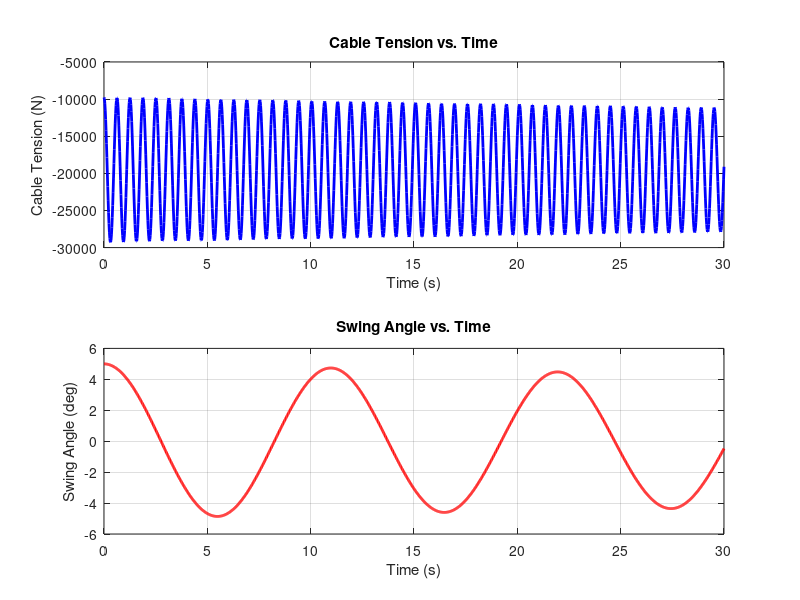
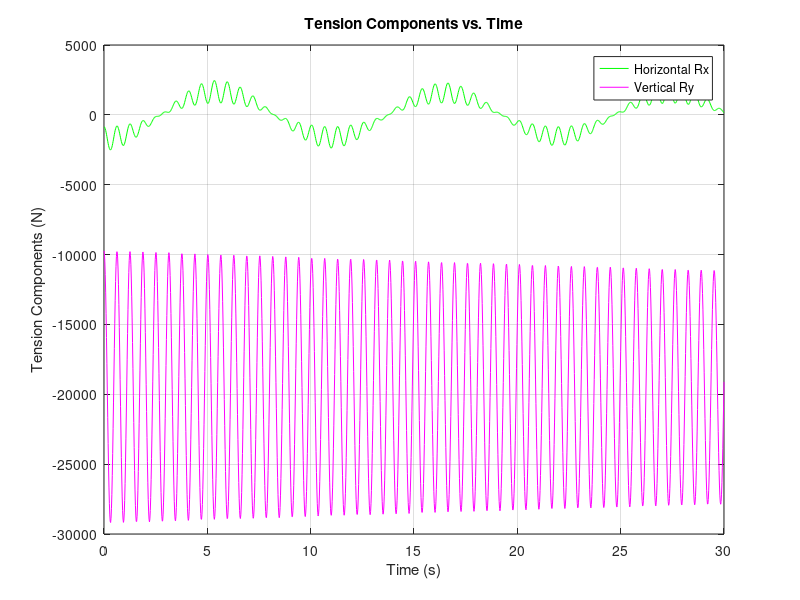
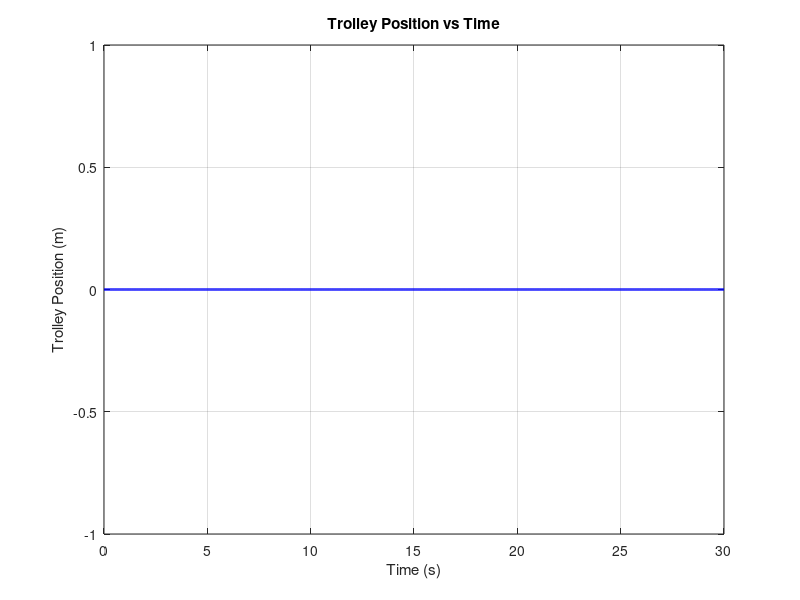
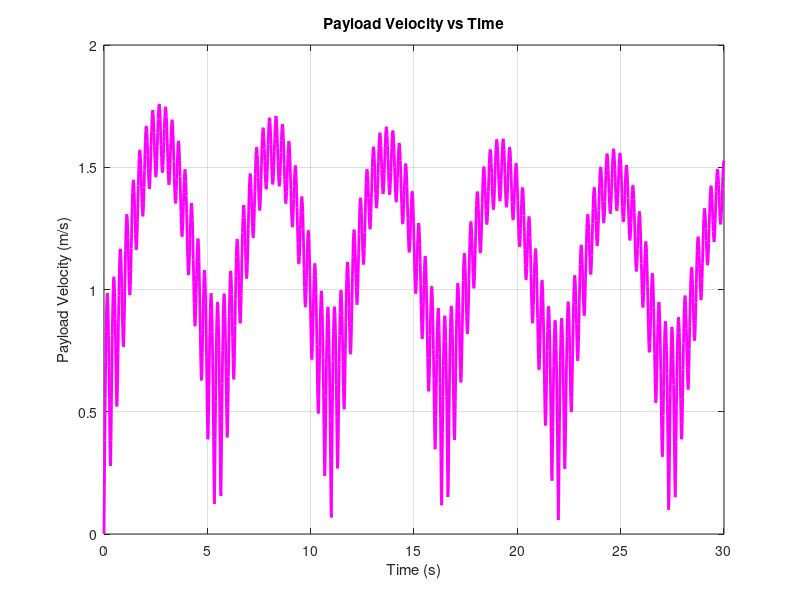

The MATLAB source for these figures, in order:
%% Pendulum with Variable Cable Length, Stiffness, Damping, and Tension Calculation
% Parameters
g = 9.81;      % Gravity (m/s^2)
m = 1000;      % Payload mass (kg)
k = 1e5;       % Cable stiffness (N/m)
c = 10;        % Damping coefficient (N·s/m)
r0 = 30;       % Unstretched cable length (m)
theta0 = 5;    % Initial angle in degrees
t0 = 0;        % Start time (s)
tf = 30;       % End time (s)
dt = 0.02;     % Time step (s)

% Initial conditions (r, theta, r_dot, theta_dot)
IC = [r0; deg2rad(theta0); 0; 0];

% ODE function for variable-length pendulum with spring/damp
function dy = pendulum_ode(~, y)
    % y = [r; theta; r_dot; theta_dot]
    g = 9.81;
    m = 1000;
    k = 1e5;
    c = 10;
    r0 = 30;
    r = y(1);
    theta = y(2);
    r_dot = y(3);
    theta_dot = y(4);

    dy = zeros(4,1);
    dy(1) = r_dot;
    dy(2) = theta_dot;
    dy(3) = r*theta_dot^2 ...
          - (k/m)*(r - r0) ...
          - (c/m)*r_dot ...
          - g*cos(theta);
    dy(4) = -2*r_dot*theta_dot/r ...
          - (c/m)*theta_dot ...
          - (g/r)*sin(theta);
end

% Solve using ode45
tspan = t0:dt:tf;
[t, y] = ode45(@pendulum_ode, tspan, IC);

% Extract variables
r = y(:,1);
theta = y(:,2);
r_dot = y(:,3);
theta_dot = y(:,4);

% Cable tension
T = m*(r.*theta_dot.^2 - g*cos(theta)) + k.*(r - r0);

% Horizontal and vertical tension components
Rx = T .* sin(theta);
Ry = T .* cos(theta);

% Payload velocity
V = sqrt( (r_dot).^2 + (r.*theta_dot).^2 );

% Plot cable tension versus time and angle, like in thesis
figure;
subplot(2,1,1);
plot(t, T, 'b', 'LineWidth', 2);
xlabel('Time (s)');
ylabel('Cable Tension (N)');
grid on;
title('Cable Tension vs. Time');

subplot(2,1,2);
plot(t, theta*180/pi, 'r', 'LineWidth', 2);
xlabel('Time (s)');
ylabel('Swing Angle (deg)');
grid on;
title('Swing Angle vs. Time');

% Optional: plot horizontal and vertical components
figure;
plot(t, Rx, 'g', t, Ry, 'm');
xlabel('Time (s)');
ylabel('Tension Components (N)');
legend('Horizontal Rx','Vertical Ry');
grid on;
title('Tension Components vs. Time');

%% ----- ADDITIONAL REQUIRED PLOTS -----

% 1) Trolley Position vs Time (fixed crane = 0)
x_trolley = zeros(size(t));  % change later if motion profile exists

figure;
plot(t, x_trolley, 'b', 'LineWidth', 2);
xlabel('Time (s)'); ylabel('Trolley Position (m)');
title('Trolley Position vs Time');
grid on;

% 2) Payload Velocity vs Time
figure;
plot(t, V, 'm', 'LineWidth', 2);
xlabel('Time (s)'); ylabel('Payload Velocity (m/s)');
title('Payload Velocity vs Time');
grid on;

% 3) Angular Velocity vs Swing Angle (Phase Diagram)
figure;
plot(theta * 180/pi, theta_dot, 'r', 'LineWidth', 2);
xlabel('Swing Angle (deg)'); ylabel('Angular Velocity (rad/s)');
title('Phase Plot: Angular Velocity vs Swing Angle');
grid on;
